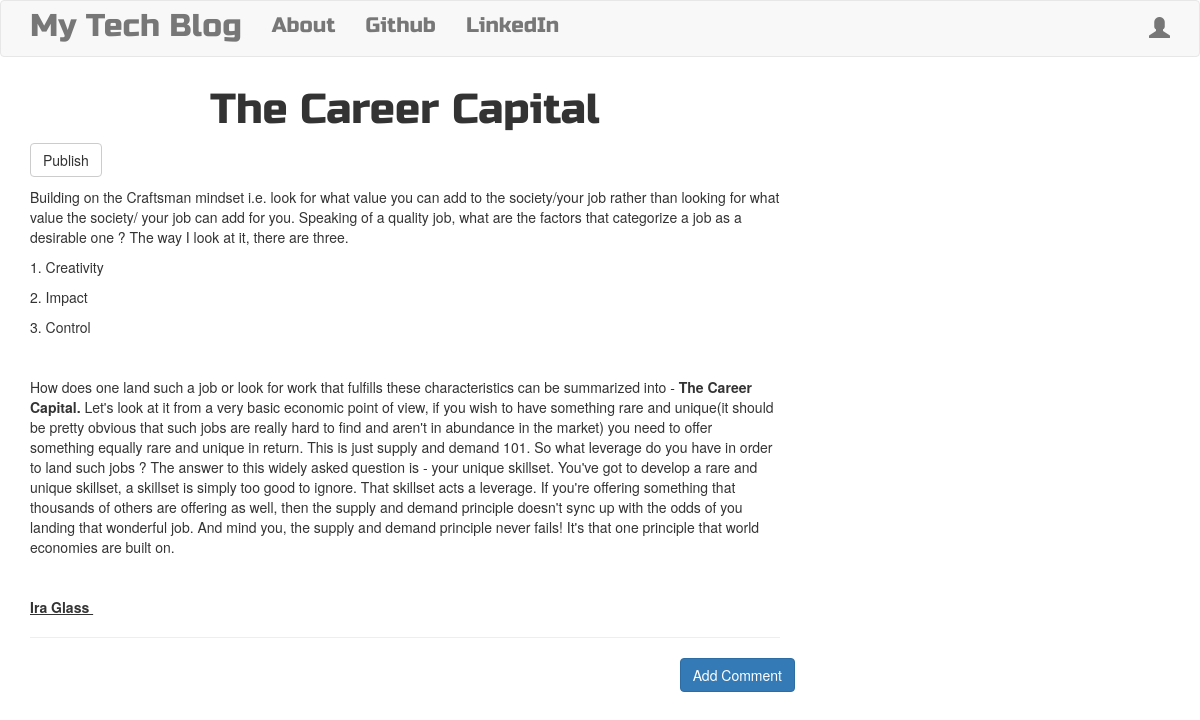
The app's page /post/4/ with its own data.
### blog_app/models.py (models this page shows, shortened)
class Post(models.Model):
    author = models.ForeignKey('auth.User', on_delete=models.CASCADE)
    title = models.CharField(max_length=200)
    text = models.TextField()
    create_date = models.DateTimeField(default=timezone.now)
    published_date = models.DateTimeField(blank=True, null=True)

### blog_app/views.py (the view)
# urls.py: path('post/<int:pk>/', views.PostDetailView.as_view(), name='post_detail'),
class PostDetailView(DetailView):
    model = Post

### blog_app/templates/blog_app/post_detail.html (shortened to what this page needs)
{% extends 'blog_app/base.html' %}
{% block content %}
<h1 class="posttitle loader">{{ post.title }}</h1>
{% if post.published_date %}
<div class="date postdate">
  {{ post.published_date }}
</div>
{% else %}
<a class="btn btn-default" href="{% url 'post_publish' pk=post.pk %}">Publish</a>
{% endif %}
<p class="postcontent">{{ post.text|safe|linebreaksbr }}</p>
<hr>
<a class="btn btn-primary btn-comment" href="{% url 'add_comment_to_post' pk=post.pk %}">Add Comment</a>
{% endblock %}

### blog_app/static/css/blog.css (style rules this page uses)
.posttitle { font-family: 'Russo One', sans-serif; font-size: 3em; text-align: center; }
.postcontent { font-family: 'Montserrat'; font-size: 1.5em; }
.btn-comment { position: absolute; right: 0px; }
.loader { filter:hue-rotate(0deg); color:linear-gradient(45deg,#0f8,#08f); animation:hue 10000ms infinite linear; }

### records on screen
Post: title "The Career Capital", text "Building on the Craftsman mindset i.e. look for what value you can add to the society/your job rather than looking for what value the society/ your job can add for you. Speaking of a quality job, what are the factors that categorize a job as a desirable one ? The way I look at it, there are three. 1. Creativity 2. Impact 3. Control How does one land such a job or look for work that fulfills these characteristics can be summarized into - The Career Capital. Let's look at it from a very basic economic point of view, if you wish to have something rare and unique(it should be pretty obvious that such jobs are really hard to find and aren't in abundance in the market) you need to offer something…"
